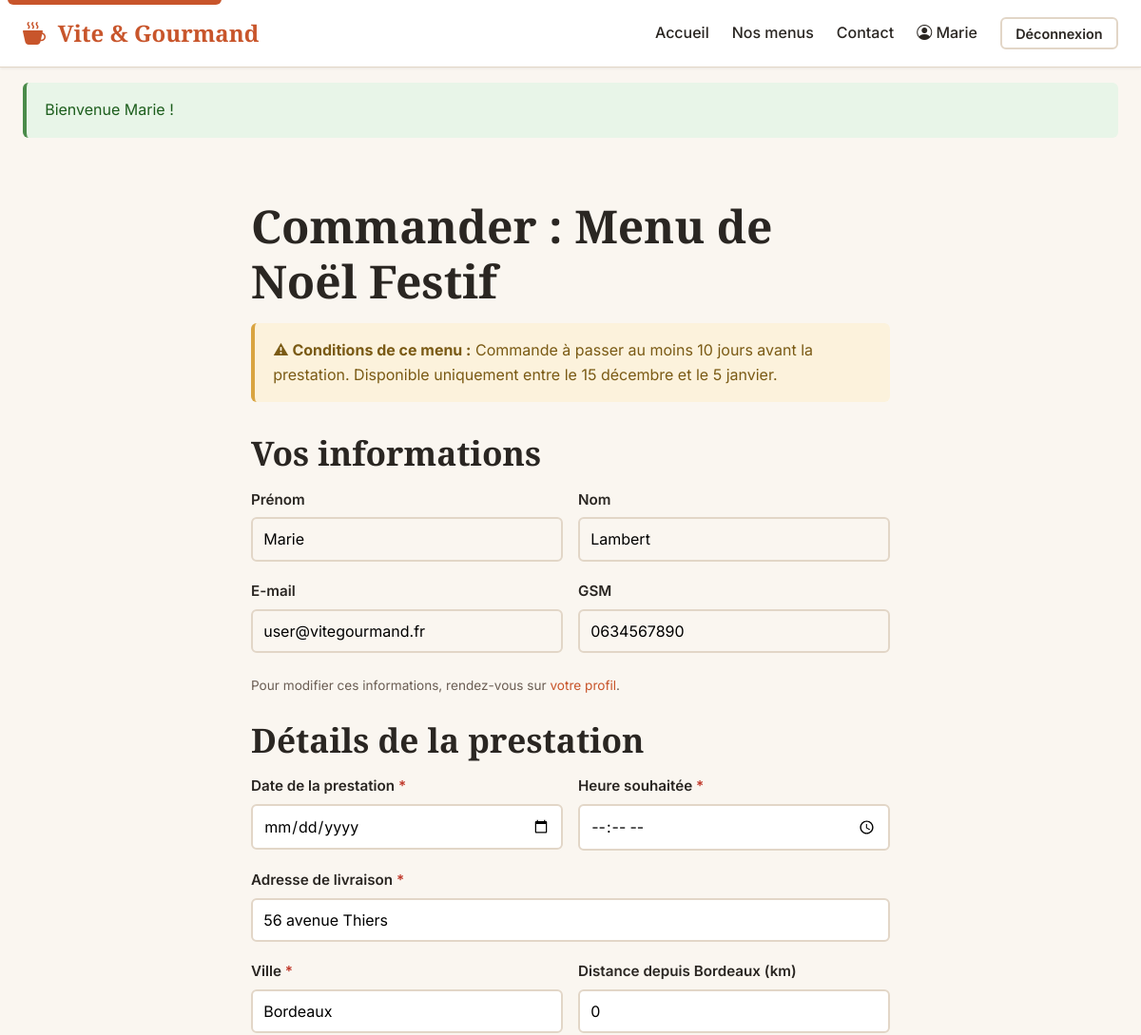
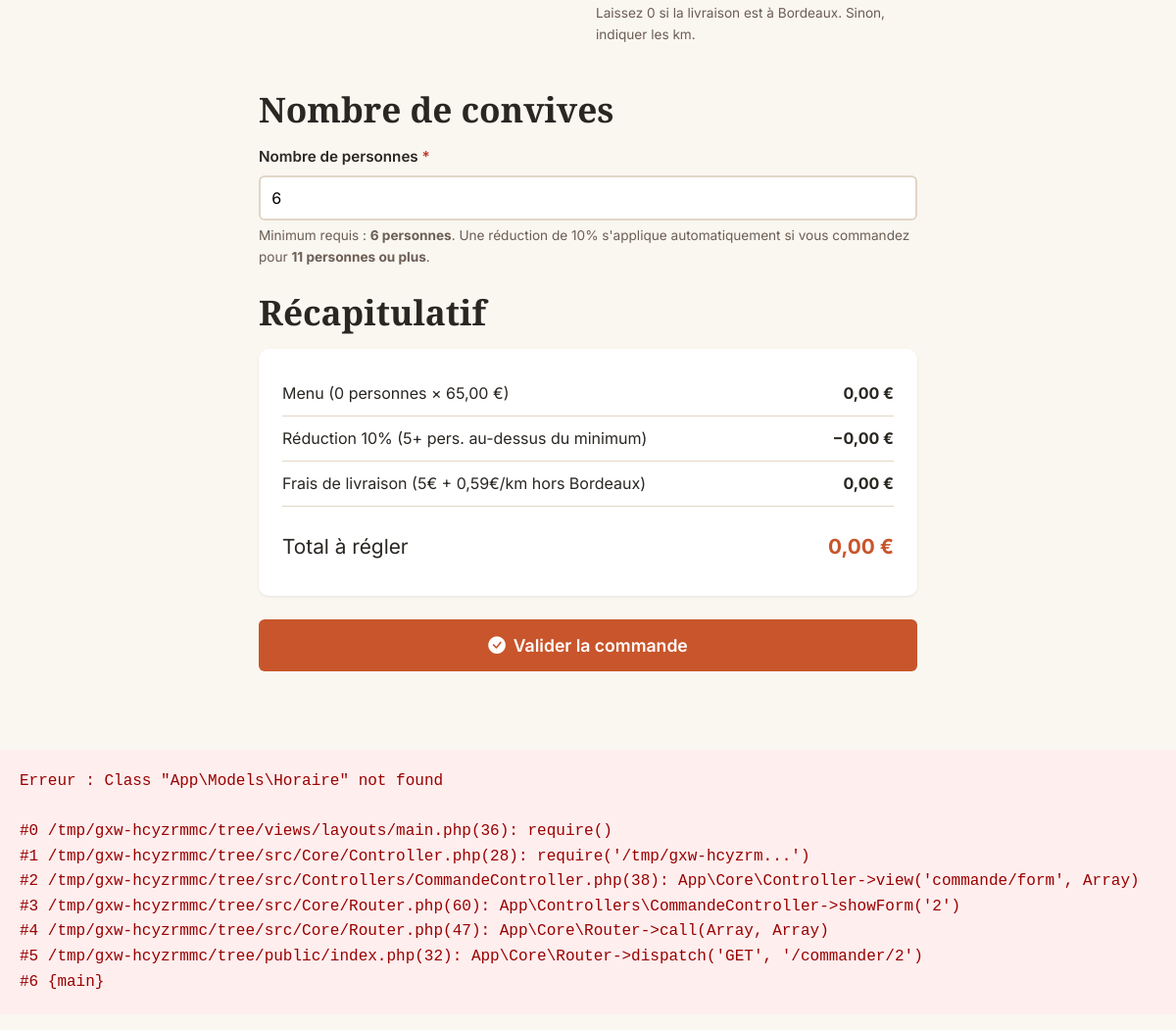
The app's page /commander/2 (signed in) with its own data (2 pictures, top to bottom).
### tables this page shows
CREATE TABLE utilisateur (
    utilisateur_id   INT AUTO_INCREMENT PRIMARY KEY,
    email            VARCHAR(180) NOT NULL UNIQUE,
    password         VARCHAR(255) NOT NULL,
    prenom           VARCHAR(80)  NOT NULL,
    nom              VARCHAR(80)  NOT NULL,
    telephone        VARCHAR(20)  NOT NULL,
    adresse_postale  VARCHAR(255) NOT NULL,
    ville            VARCHAR(80)  NOT NULL DEFAULT 'Bordeaux',
    pays             VARCHAR(80)  NOT NULL DEFAULT 'France',
    actif            BOOLEAN      NOT NULL DEFAULT TRUE,
    reset_token      VARCHAR(64)  DEFAULT NULL,
    reset_expires    DATETIME     DEFAULT NULL,
    created_at       TIMESTAMP    NOT NULL DEFAULT CURRENT_TIMESTAMP,
    INDEX idx_email (email)
);

CREATE TABLE menu (
    menu_id                 INT AUTO_INCREMENT PRIMARY KEY,
    titre                   VARCHAR(150)   NOT NULL,
    description             TEXT           NOT NULL,
    nombre_personne_minimum INT            NOT NULL,
    prix_par_personne       DECIMAL(10, 2) NOT NULL,
    conditions_menu         TEXT           DEFAULT NULL,
    quantite_restante       INT            NOT NULL DEFAULT 0,
    theme_id                INT            NOT NULL,
    regime_id               INT            NOT NULL,
    actif                   BOOLEAN        NOT NULL DEFAULT TRUE,
    created_at              TIMESTAMP      NOT NULL DEFAULT CURRENT_TIMESTAMP,
    FOREIGN KEY (theme_id)  REFERENCES theme(theme_id),
    FOREIGN KEY (regime_id) REFERENCES regime(regime_id),
    INDEX idx_theme (theme_id),
    INDEX idx_regime (regime_id)
);

### src/Controllers/CommandeController.php (called while the page is built, shortened)
<?php
final class CommandeController extends Controller
{
    public function showForm(string $menu_id): void
    {
        $menu = MenuRepository::find((int) $menu_id);
        $user = UserRepository::findById((int) Auth::id());
        $this->view('commande/form', [
            'pageTitle' => 'Commander : ' . $menu['titre'],
            'menu'      => $menu,
            'user'      => $user,
        ]);
    }
}

### src/Repositories/MenuRepository.php (called while the page is built, shortened)
<?php
final class MenuRepository
{
    public static function find(int $id): ?array
    {
        $pdo = Database::getInstance();
        $stmt = $pdo->prepare('
            SELECT m.*, t.libelle AS theme_libelle, r.libelle AS regime_libelle
            FROM menu m
            INNER JOIN theme t  ON m.theme_id  = t.theme_id
            INNER JOIN regime r ON m.regime_id = r.regime_id
            WHERE m.menu_id = :id
            LIMIT 1
        ');
        $stmt->execute([':id' => $id]);
        $menu = $stmt->fetch();
        $menu['images']     = self::getImages($id);
        $menu['plats']      = self::getPlats($id);
        $menu['allergenes'] = self::getAllergenesAggreges($id);
        return $menu;
    }
    public static function getImages(int $menuId): array
    {
        $pdo = Database::getInstance();
        $stmt = $pdo->prepare('SELECT * FROM menu_image WHERE menu_id = :id ORDER BY ordre ASC');
        $stmt->execute([':id' => $menuId]);
        return $stmt->fetchAll();
    }
    public static function getPlats(int $menuId): array
    {
        $pdo = Database::getInstance();
        $stmt = $pdo->prepare('
            SELECT p.*, GROUP_CONCAT(a.libelle SEPARATOR ", ") AS allergenes
            FROM plat p
            INNER JOIN menu_plat mp        ON p.plat_id = mp.plat_id
            LEFT  JOIN plat_allergene pa   ON p.plat_id = pa.plat_id
            LEFT  JOIN allergene a         ON pa.allergene_id = a.allergene_id
            WHERE mp.menu_id = :id
            GROUP BY p.plat_id
            ORDER BY FIELD(p.type, "entree", "plat", "dessert"), p.titre
        ');
        $stmt->execute([':id' => $menuId]);
        return $stmt->fetchAll();
    }
    public static function getAllergenesAggreges(int $menuId): array
    {
        $pdo = Database::getInstance();
        $stmt = $pdo->prepare('
            SELECT DISTINCT a.libelle
            FROM allergene a
            INNER JOIN plat_allergene pa ON a.allergene_id = pa.allergene_id
            INNER JOIN menu_plat mp      ON pa.plat_id = mp.plat_id
            WHERE mp.menu_id = :id
            ORDER BY a.libelle
        ');
        $stmt->execute([':id' => $menuId]);
        return $stmt->fetchAll(PDO::FETCH_COLUMN);
    }
}

### src/Core/Security.php (called while the page is built, shortened)
<?php
final class Security
{
    public static function escape(?string $value): string
    {
        return htmlspecialchars($value ?? '', ENT_QUOTES | ENT_HTML5, 'UTF-8');
    }
}

### src/Helpers/functions.php (called while the page is built, shortened)
<?php
if (!function_exists('e')) {
    function e(?string $value): string
    {
        return Security::escape($value);
    }
}
if (!function_exists('format_prix')) {
    function format_prix(float $montant): string
    {
        return number_format($montant, 2, ',', ' ') . ' €';
    }
}

### src/Repositories/UserRepository.php (called while the page is built, shortened)
<?php
final class UserRepository
{
    public static function findById(int $id): ?array
    {
        $pdo = Database::getInstance();
        $stmt = $pdo->prepare('SELECT * FROM utilisateur WHERE utilisateur_id = :id LIMIT 1');
        $stmt->execute([':id' => $id]);
        $user = $stmt->fetch();
        $user['roles'] = self::getRoles($id);
        return $user;
    }
    public static function getRoles(int $userId): array
    {
        $pdo = Database::getInstance();
        $stmt = $pdo->prepare('
            SELECT r.libelle FROM role r
            INNER JOIN possede p ON r.role_id = p.role_id
            WHERE p.utilisateur_id = :id
        ');
        $stmt->execute([':id' => $userId]);
        return $stmt->fetchAll(PDO::FETCH_COLUMN);
    }
}

### src/Core/Auth.php (called while the page is built, shortened)
<?php
final class Auth
{
    public static function user(): ?array
    {
        return $_SESSION['user'] ?? null;
    }
}

### views/commande/form.php (the view, shortened to what this page needs)
<section class="section">
    <div class="container container-narrow">
        <h1>Commander : <?= e($menu['titre']) ?></h1>
        <?php if (!empty($menu['conditions_menu'])): ?>
            <div class="alert alert-warning">
                <strong>⚠ Conditions de ce menu :</strong> <?= nl2br(e($menu['conditions_menu'])) ?>
            </div>
        <?php endif; ?>
        <form method="post" action="/commander" class="form" id="commande-form">
            <h2>Vos informations</h2>
            <div class="form-row">
                <div class="form-field">
                    <label for="prenom">Prénom</label>
                    <input type="text" id="prenom" value="<?= e($user['prenom']) ?>" readonly>
                </div>
                <div class="form-field">
                    <label for="nom">Nom</label>
                    <input type="text" id="nom" value="<?= e($user['nom']) ?>" readonly>
                </div>
            </div>
            <div class="form-row">
                <div class="form-field">
                    <label for="email">E-mail</label>
                    <input type="email" id="email" value="<?= e($user['email']) ?>" readonly>
                </div>
                <div class="form-field">
                    <label for="telephone">GSM</label>
                    <input type="tel" id="telephone" value="<?= e($user['telephone']) ?>" readonly>
                </div>
            </div>
            <p class="form-help">
                Pour modifier ces informations, rendez-vous sur <a href="/mon-espace/profil">votre profil</a>.
            </p>
            <h2 class="mt-4">Détails de la prestation</h2>
            <div class="form-row">
                <div class="form-field">
                    <label for="date_prestation">Date de la prestation <span class="required">*</span></label>
                    <input type="date" id="date_prestation" name="date_prestation" required min="<?= date('Y-m-d', strtotime('+1 day')) ?>">
                </div>
                <div class="form-field">
                    <label for="heure_livraison">Heure souhaitée <span class="required">*</span></label>
                    <input type="time" id="heure_livraison" name="heure_livraison" required>
                </div>
            </div>
            <div class="form-field">
                <label for="adresse_livraison">Adresse de livraison <span class="required">*</span></label>
                <input type="text" id="adresse_livraison" name="adresse_livraison" required value="<?= e($user['adresse_postale']) ?>">
            </div>
            <div class="form-row">
                <div class="form-field">
                    <label for="ville_livraison">Ville <span class="required">*</span></label>
                    <input type="text" id="ville_livraison" name="ville_livraison" required value="<?= e($user['ville']) ?>">
                </div>
                <div class="form-field">
                    <label for="distance_km">Distance depuis Bordeaux (km)</label>
                    <input type="number" id="distance_km" name="distance_km" min="0" step="0.1" value="0">
                    <small class="form-help">Laissez 0 si la livraison est à Bordeaux. Sinon, indiquer les km.</small>
                </div>
            </div>
            <h2 class="mt-4">Nombre de convives</h2>
            <div class="form-field">
                <label for="nombre_personne">Nombre de personnes <span class="required">*</span></label>
                <input type="number" id="nombre_personne" name="nombre_personne" required min="<?= (int) $menu['nombre_personne_minimum'] ?>" value="<?= (int) $menu['nombre_personne_minimum'] ?>">
                <small class="form-help">
                    Minimum requis : <strong><?= (int) $menu['nombre_personne_minimum'] ?> personnes</strong>.
                    Une réduction de 10% s'applique automatiquement si vous commandez pour
                    <strong><?= (int) $menu['nombre_personne_minimum'] + 5 ?> personnes ou plus</strong>.
                </small>
            </div>
            <h2 class="mt-4">Récapitulatif</h2>
            <div id="recapitulatif" class="recap" data-prix-personne="<?= (float) $menu['prix_par_personne'] ?>" data-min="<?= (int) $menu['nombre_personne_minimum'] ?>">
                <div class="recap-line"><span>Menu (<span id="r-nb">0</span> personnes ×&nbsp;<?= format_prix((float) $menu['prix_par_personne']) ?>)</span><strong id="r-menu">0,00 €</strong></div>
                <div class="recap-line" id="r-reduc-line" hidden><span>Réduction 10% (5+ pers. au-dessus du minimum)</span><strong id="r-reduc">−0,00 €</strong></div>
                <div class="recap-line" id="r-livr-line" hidden><span>Frais de livraison (5€ + 0,59€/km hors Bordeaux)</span><strong id="r-livr">0,00 €</strong></div>
                <div class="recap-line recap-total"><span>Total à régler</span><strong id="r-total">0,00 €</strong></div>
            </div>
            <button type="submit" class="btn btn-primary btn-lg btn-block mt-4">
                <i class="bi bi-check-circle-fill" aria-hidden="true"></i> Valider la commande
            </button>
        </form>
    </div>
</section>

### src/Core/Router.php (shortened to what this page needs)
<?php
final class Router
{
    private array $routes = [
        'GET'    => [],
        'POST'   => [],
        'PUT'    => [],
        'DELETE' => [],
    ];
    private function add(string $method, string $path, callable|array $handler): void
    {
        $this->routes[$method][$path] = $handler;
    }
    public function dispatch(string $method, string $uri): void
    {
        $uri = parse_url($uri, PHP_URL_PATH) ?: '/';
        $uri = rtrim($uri, '/') ?: '/';
        foreach ($this->routes[$method] ?? [] as $path => $handler) {
            $pattern = preg_replace('#\{([a-zA-Z_]+)\}#', '(?P<$1>[^/]+)', $path);
            $pattern = '#^' . $pattern . '$#';
            if (preg_match($pattern, $uri, $matches)) {
                $params = array_filter($matches, 'is_string', ARRAY_FILTER_USE_KEY);
                $this->call($handler, $params);
                return;
            }
        }
    }
    private function call(callable|array $handler, array $params): void
    {
        if (is_array($handler) && count($handler) === 2) {
            [$class, $method] = $handler;
            $instance = new $class();
            $instance->$method(...array_values($params));
            return;
        }
    }
}

### views/partials/navbar.php (shortened to what this page needs)
<?php
$user = Auth::user();
$path = parse_url($_SERVER['REQUEST_URI'] ?? '/', PHP_URL_PATH);
?>
<nav class="navbar" aria-label="Menu principal">
    <div class="navbar-container">
        <a href="/" class="navbar-brand">
            <i class="bi bi-cup-hot-fill" aria-hidden="true"></i> Vite &amp; Gourmand
        </a>
        <ul id="nav-list" class="navbar-nav">
            <li><a href="/"        class="<?= $path === '/' ? 'active' : '' ?>">Accueil</a></li>
            <li><a href="/menus"   class="<?= str_starts_with((string) $path, '/menus') ? 'active' : '' ?>">Nos menus</a></li>
            <li><a href="/contact" class="<?= $path === '/contact' ? 'active' : '' ?>">Contact</a></li>
            <?php if ($user): ?>
                <li><a href="/mon-espace"><i class="bi bi-person-circle" aria-hidden="true"></i> <?= e($user['prenom']) ?></a></li>
                <li>
                    <form method="post" action="/logout" style="display:inline">
                        <button type="submit" class="btn btn-secondary btn-sm">Déconnexion</button>
                    </form>
                </li>
            <?php else: ?>
                <li><a href="/login" class="btn-cta">Connexion</a></li>
            <?php endif; ?>
        </ul>
    </div>
</nav>

### records on screen
utilisateur: prenom "Marie", nom "Lambert", email "user@vitegourmand.fr", telephone "0634567890", adresse_livraison "56 avenue Thiers", ville_livraison "Bordeaux"
menu: titre "Menu de Noël Festif", conditions_menu "Commande à passer au moins 10 jours avant la prestation. Disponible uniquement entre le 15 décembre et le 5 janvier.", nombre_personne "6", nombre_personne_minimum "6", (int) $menu['nombre_personne_minimum'] + 5 "11", prix_par_personne "65,00 €"

### other values on screen
$e->getMessage() "Class \"App\\Models\\Horaire\" not found"
